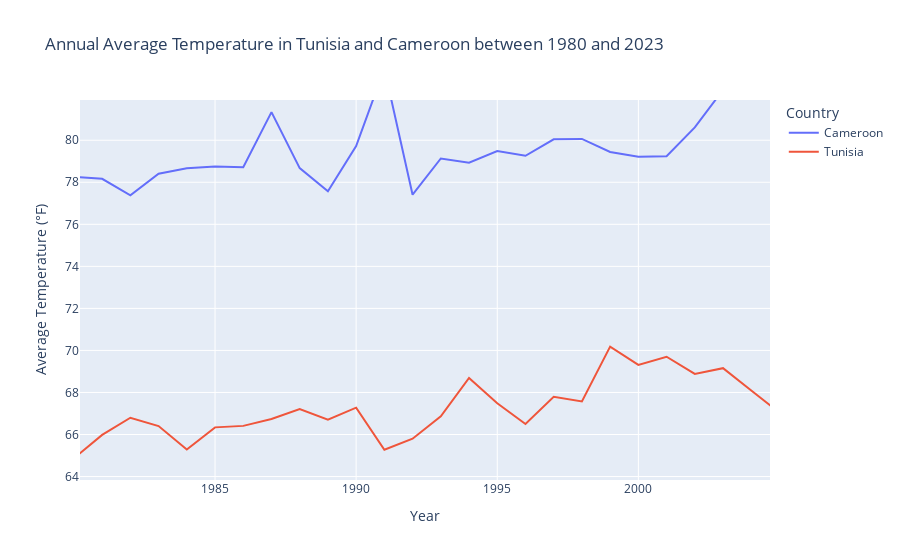

Notebook code for this chart:
### Markdown cell above
## Zoom in to only include data between 1980 and 2005, try to customize the axes labels.

### Code cell
# Create a line chart
fig = px.line(annual_avg_tuncam, 
              x='year', 
              y='tavg', 
              color='country', 
              title='Annual Average Temperature in Tunisia and Cameroon between 1980 and 2023',
              labels={'tavg': 'Average Temperature (°F)', 'year': 'Year'})

fig.update_layout(xaxis_title='Year', yaxis_title='Average Temperature (°F)', legend_title_text='Country')

# Show the chart
fig.show()

### Figure 1 — Plotly figure (JSON) as saved in the notebook; plotly's stock layout.template omitted (floating-point values rounded to 4 significant figures)
{"data": [{"hovertemplate": "country=Cameroon<br>Year=%{x}<br>Average Temperature (°F)=%{y}<extra></extra>", "legendgroup": "Cameroon", "line": {"color": "#636efa", "dash": "solid"}, "marker": {"symbol": "circle"}, "mode": "lines", "name": "Cameroon", "orientation": "v", "showlegend": true, "type": "scatter", "x": [1980, 1981, 1982, 1983, 1984, 1985, 1986, 1987, 1988, 1989, 1990, 1991, 1992, 1993, 1994, 1995, 1996, 1997, 1998, 1999, 2000, 2001, 2002, 2003, 2004, 2005, 2006, 2007, 2008, 2009, 2010, 2011, 2012, 2013, 2014, 2015, 2016, 2017, 2018, 2019, 2020, 2021, 2022, 2023], "xaxis": "x", "y": [78.26, 78.16, 77.38, 78.41, 78.67, 78.75, 78.72, 81.34, 78.68, 77.57, 79.73, 83.4, 77.41, 79.13, 78.93, 79.48, 79.26, 80.04, 80.06, 79.44, 79.21, 79.24, 80.61, 82.4, 82.83, 83.22, 83.22, 82.11, 80.6, 81.51, 82.43, 80.42, 79.78, 79.0, 82.98, 81.91, 81.45, 80.08, 81.56, 82.08, 82.49, 82.55, 80.73, 82.6], "yaxis": "y"}, {"hovertemplate": "country=Tunisia<br>Year=%{x}<br>Average Temperature (°F)=%{y}<extra></extra>", "legendgroup": "Tunisia", "line": {"color": "#EF553B", "dash": "solid"}, "marker": {"symbol": "circle"}, "mode": "lines", "name": "Tunisia", "orientation": "v", "showlegend": true, "type": "scatter", "x": [1980, 1981, 1982, 1983, 1984, 1985, 1986, 1987, 1988, 1989, 1990, 1991, 1992, 1993, 1994, 1995, 1996, 1997, 1998, 1999, 2000, 2001, 2002, 2003, 2004, 2005, 2006, 2007, 2008, 2009, 2010, 2011, 2012, 2013, 2014, 2015, 2016, 2017, 2018, 2019, 2020, 2021, 2022, 2023], "xaxis": "x", "y": [64.87, 65.98, 66.8, 66.4, 65.28, 66.34, 66.41, 66.74, 67.21, 66.71, 67.28, 65.28, 65.8, 66.86, 68.69, 67.48, 66.5, 67.8, 67.58, 70.18, 69.31, 69.7, 68.88, 69.16, 68.1, 67.04, 68.23, 68.11, 67.96, 67.47, 67.91, 67.55, 69.29, 68.18, 69.04, 68.46, 68.78, 67.9, 68.05, 68.17, 68.66, 69.4, 70.04, 69.35], "yaxis": "y"}], "layout": {"autosize": true, "dragmode": "zoom", "legend": {"title": {"text": "Country"}, "tracegroupgap": 0}, "title": {"text": "Annual Average Temperature in Tunisia and Cameroon between 1980 and 2023"}, "xaxis": {"anchor": "y", "autorange": false, "domain": [0, 1], "range": [1980.0, 2005.0], "title": {"text": "Year"}, "type": "linear"}, "yaxis": {"anchor": "x", "autorange": false, "domain": [0, 1], "range": [63.84, 81.91], "title": {"text": "Average Temperature (°F)"}, "type": "linear"}}}
